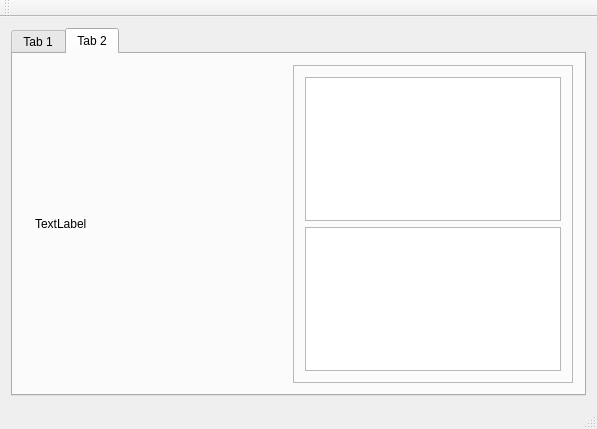
<?xml version="1.0" encoding="UTF-8"?>
<ui version="4.0">
 <class>MainWindow</class>
 <widget class="QMainWindow" name="MainWindow">
  <property name="geometry">
   <rect>
    <x>0</x>
    <y>0</y>
    <width>597</width>
    <height>429</height>
   </rect>
  </property>
  <property name="windowTitle">
   <string>MainWindow</string>
  </property>
  <widget class="QWidget" name="centralWidget">
   <layout class="QGridLayout" name="gridLayout">
    <item row="0" column="0">
     <widget class="QTabWidget" name="tabWidget">
      <property name="currentIndex">
       <number>1</number>
      </property>
      <widget class="QWidget" name="tab">
       <attribute name="title">
        <string>Tab 1</string>
       </attribute>
      </widget>
      <widget class="QWidget" name="tab_2">
       <attribute name="title">
        <string>Tab 2</string>
       </attribute>
       <layout class="QGridLayout" name="gridLayout_2">
        <item row="0" column="2">
         <widget class="QFrame" name="frame">
          <property name="frameShape">
           <enum>QFrame::StyledPanel</enum>
          </property>
          <property name="frameShadow">
           <enum>QFrame::Raised</enum>
          </property>
          <layout class="QGridLayout" name="gridLayout_4">
           <item row="0" column="0">
            <widget class="QListView" name="peerListView"/>
           </item>
           <item row="1" column="0">
            <widget class="QListView" name="videoDevicesView"/>
           </item>
          </layout>
         </widget>
        </item>
        <item row="0" column="1">
         <spacer name="horizontalSpacer">
          <property name="orientation">
           <enum>Qt::Horizontal</enum>
          </property>
          <property name="sizeHint" stdset="0">
           <size>
            <width>40</width>
            <height>20</height>
           </size>
          </property>
         </spacer>
        </item>
        <item row="0" column="0">
         <widget class="QWidget" name="videoWidget" native="true">
          <layout class="QGridLayout" name="gridLayout_3">
           <item row="0" column="0">
            <widget class="QLabel" name="videoView">
             <property name="text">
              <string>TextLabel</string>
             </property>
            </widget>
           </item>
          </layout>
         </widget>
        </item>
       </layout>
      </widget>
     </widget>
    </item>
   </layout>
  </widget>
  <widget class="QMenuBar" name="menuBar">
   <property name="geometry">
    <rect>
     <x>0</x>
     <y>0</y>
     <width>597</width>
     <height>25</height>
    </rect>
   </property>
  </widget>
  <widget class="QToolBar" name="mainToolBar">
   <attribute name="toolBarArea">
    <enum>TopToolBarArea</enum>
   </attribute>
   <attribute name="toolBarBreak">
    <bool>false</bool>
   </attribute>
  </widget>
  <widget class="QStatusBar" name="statusBar"/>
 </widget>
 <layoutdefault spacing="6" margin="11"/>
 <resources/>
 <connections/>
</ui>
